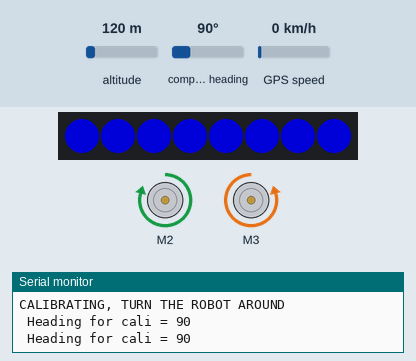
Recording of a sketch running on a simulated Arduino Uno, built with avr-gcc and run on an emulated ATmega328P. Shown: 2 × DC motor (green arrow = forward, orange = backward, longer = faster), 8 RGB LEDs in strip order, left to right, the last lines printed to the serial monitor. Inputs (shaded band) come from the test bench; at power-on: altitude 120 m, compass heading 90°, GPS speed 0 km/h. Dim RGB values are drawn brighter than linear; the GPS gets a fix after 3 s at 37.7749, -122.4194 with 8 satellites.

Above: at 0.1 s.
At 12.9 s:
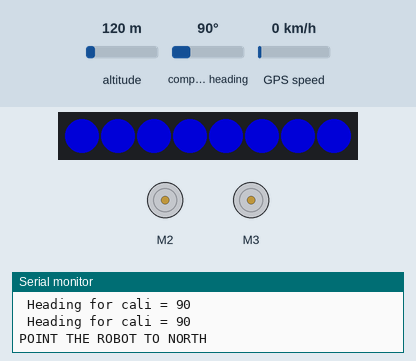
At 34.1 s:
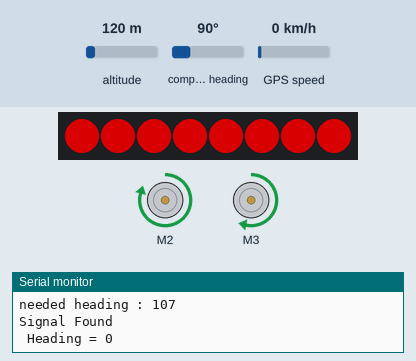
Timing chart, 0 to 35.6 s (numbered marks = the images above):
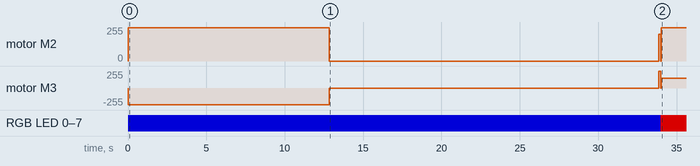

Measured:
- by itself, motor M2: stopped → forward 250/255 at 0.02 s, → stopped 12.8 s later, → forward 200/255 21.0 s later, → forward 250/255 0.12 s later
- by itself, motor M3: stopped → backward 250/255 at 0.02 s, → stopped 12.8 s later, → forward 250/255 21.0 s later, → forward 150/255 0.12 s later

The sketch:

main.ino
```cpp
#include <Arduino.h>
#include <AFMotor.h>
// #include <Servo.h>
#include <NewPing.h>
#include <FastLED.h>

#include <TinyGPS++.h>
#include <SoftwareSerial.h>
//#include <DFRobot_QMC5883.h>
#include <QMC5883L.h>
#include <Wire.h>
// #include <RH_ASK.h>  // Radiohead library for RF modules
// #include <SPI.h>
QMC5883L compass;
// RH_ASK driver(2000, A2, 3);
/*
VCC  O ---- O +5v
GND  O ---- O GND
SCL  O ---- O A5
SDA  O ---- O A4
DRDY O ---- X NOT CONNECTED
*/
#define LED_PIN A3  // Digital/Analog pin connected to the RGB strip
#define PING_PIN A2
#define NUM_LEDS 8      // Number of LEDs in your strip
#define BRIGHTNESS 255  // Adjust the brightness (0 to 255)
AF_DCMotor motorL(2);   // Left motora
AF_DCMotor motorR(3);   // Right motor
TinyGPSPlus gps;
CRGB leds[NUM_LEDS];
SoftwareSerial mygps(A0, A1);  // GPS Tx Pin - D4  GPS Rx Pin D3

// Servo cap;              // Head servo
// DFRobot_QMC5883 compass;
bool ok = 0;
int oldneed = 0;
int y = 50;  //delay
int x = 7;
int angle = 90;
int distance_tolerance = 3;  //meters
int becrosu = 11;
int becgalben = 12;
int becverde = 13;
int calibration_angle = 0;
int pnt = 0;
float pointx[5] = {  };
float pointy[5] = {};
int size_of_coordinates = sizeof(pointx) / sizeof(int);

constexpr double EARTH_RADIUS = 6371000;  // Radius of the Earth in meters

double toRadians(double degrees) {
  return degrees * PI / 180.0;
}

double calculateDistance(double lat1, double lon1, double lat2, double lon2) {
  // Convert latitude and longitude from degrees to radians
  lat1 = toRadians(lat1);
  lon1 = toRadians(lon1);
  lat2 = toRadians(lat2);
  lon2 = toRadians(lon2);

  // Calculate differences in latitude and longitude
  double dlat = lat2 - lat1;
  double dlon = lon2 - lon1;

  // Haversine formula to calculate distance
  double a = sin(dlat / 2) * sin(dlat / 2) + cos(lat1) * cos(lat2) * sin(dlon / 2) * sin(dlon / 2);
  double c = 2 * atan2(sqrt(a), sqrt(1 - a));
  double distance = EARTH_RADIUS * c;

  return distance;
}
double calculateHeading(double x, double y, double x1, double y1) {
  // Calculate the difference in x and y coordinates
  double dx = x1 - x;
  double dy = y1 - y;

  // Calculate the angle in radians using atan2
  double angle = atan2(dy, dx);

  // Convert radians to degrees
  double heading = angle * 180.0 / M_PI;

  // Adjust the heading to be between 0 and 360 degrees
  //uncomment line for non-gps
  //heading = 90.0 - heading;


  if (heading < 0) {
    heading += 360.0;
  }

  return heading;
}
void galben() {
  digitalWrite(becrosu, LOW);
  digitalWrite(becgalben, HIGH);
  digitalWrite(becverde, LOW);
}
void verde() {
  digitalWrite(becrosu, LOW);
  digitalWrite(becgalben, LOW);
  digitalWrite(becverde, HIGH);
}
void rosu() {
  digitalWrite(becrosu, HIGH);
  digitalWrite(becgalben, LOW);
  digitalWrite(becverde, LOW);
}
void fw() {
  motorL.setSpeed(200);
  motorR.setSpeed(250);
  motorL.run(FORWARD);
  motorR.run(FORWARD);
}

void bw() {
  motorL.setSpeed(250);
  motorR.setSpeed(250);
  motorL.run(BACKWARD);
  motorR.run(BACKWARD);
}
void stop() {
  motorL.run(RELEASE);
  motorR.run(RELEASE);
}

void rights() {
  motorL.setSpeed(250);
  motorR.setSpeed(150);
  motorL.run(FORWARD);
  motorR.run(FORWARD);
}
void right() {
  motorL.setSpeed(250);
  motorR.setSpeed(20);
  motorL.run(FORWARD);
  motorR.run(FORWARD);
}
void right2wheel() {
  motorL.setSpeed(250);
  motorR.setSpeed(250);
  motorL.run(FORWARD);
  motorR.run(BACKWARD);
}
void left() {
  motorL.setSpeed(20);
  motorR.setSpeed(250);
  motorL.run(FORWARD);
  motorR.run(FORWARD);
}
void lefts() {
  motorL.setSpeed(150);
  motorR.setSpeed(250);
  motorL.run(FORWARD);
  motorR.run(FORWARD);
}
void left2wheel() {
  motorL.setSpeed(250);
  motorR.setSpeed(250);
  motorL.run(BACKWARD);
  motorR.run(FORWARD);
}
void allwipe(CRGB color, int wait) {
  for (int i = 0; i < NUM_LEDS; i++) {
    leds[i] = color;
    FastLED.show();
    delay(wait);
  }
}
void colorWipe(CRGB color, int wait) {
  for (int i = 0; i < NUM_LEDS; i++) {
    leds[i] = color;
    FastLED.show();
    delay(wait);
    leds[i] = CRGB::Black;
    FastLED.show();
  }
}
long microsecondsToInches(long microseconds) {

  return microseconds / 74 / 2;
}

long microsecondsToCentimeters(long microseconds) {

  return microseconds / 29 / 2;
}

void dualcontrol() {
  //CONTROL WITH KEYBOARD or JOYSTICK
  if (Serial.available() > 0) {
    char x = Serial.read();  // Read the incoming byte

    if (x == byte('w')) {
      fw();
      delay(y);

      // colorWipe(CRGB::DarkRed, 100);
      stop();

      Serial.println("fw");
    } else if (x == 'a') {
      Serial.println("left");

      left();
      delay(y);

      stop();
    } else if (x == 's') {
      Serial.println("nw");

      bw();
      delay(y);

      stop();
    } else if (x == 'd') {
      Serial.println("right");

      right();
      delay(y);

      stop();
    }
    // else if (x == 'q') {
    //   angle += 10;
    //   cap.write(angle);
    // } else if (x == 'e') {
    //   angle -= 10;
    //   cap.write(angle);
  } else {
    stop();
  }
}
int calculate_turn_direction(double current_heading, double desired_heading, double error_tolerance) {
  double angular_difference = desired_heading - current_heading;

  // Normalize the angular difference to the range [-180, 180] degrees
  if (angular_difference > 180) {
    angular_difference -= 360;
  } else if (angular_difference < -180) {
    angular_difference += 360;
  }

  // Check if the angular difference is within the error tolerance
  if (abs(angular_difference) <= error_tolerance) {
    return 0;
  }

  // Determine the turn direction
  if (angular_difference > 0) {
    if (angular_difference > 120) {
      return 2;
    } else {
      return 1;
    }
  } else {
    if (abs(angular_difference) > 120) {
      return -2;
    } else {
      return -1;
    }
  }
}
void dip() {
  double courseToDestination = TinyGPSPlus::courseTo(gps.location.lat(), gps.location.lng(), pointx[pnt], pointy[pnt]);
  const char *directionToDestination = TinyGPSPlus::cardinal(courseToDestination);
  int courseChangeNeeded = (int)(360 + courseToDestination - gps.course.deg()) % 360;
  if (courseChangeNeeded >= 345 || courseChangeNeeded < 15)
    Serial.println("Keep on straight ahead!"), allwipe(CRGB::Green, 0), fw();

  else if (courseChangeNeeded >= 315 && courseChangeNeeded < 345)

    Serial.println("Veer slightly to the left."), allwipe(CRGB::LightBlue, 0), lefts();

  else if (courseChangeNeeded >= 15 && courseChangeNeeded < 45)

    Serial.println("Veer slightly to the right."), allwipe(CRGB::Orange, 0), rights();

  else if (courseChangeNeeded >= 255 && courseChangeNeeded < 315)

    Serial.println("Turn to the left."), allwipe(CRGB::Blue, 0), lefts();

  else if (courseChangeNeeded >= 45 && courseChangeNeeded < 105)

    Serial.println("Turn to the right."), allwipe(CRGB::Red, 0), rights();

  else

    Serial.println("Turn completely around."), allwipe(CRGB::White, 0), rights();
}
void ultrasonic_distance() {
  long duration, inches, cm;

  pinMode(PING_PIN, OUTPUT);
  digitalWrite(PING_PIN, LOW);
  delayMicroseconds(2);
  digitalWrite(PING_PIN, HIGH);
  delayMicroseconds(5);
  digitalWrite(PING_PIN, LOW);
  pinMode(PING_PIN, INPUT);
  duration = pulseIn(PING_PIN, HIGH);
  inches = microsecondsToInches(duration);
  cm = microsecondsToCentimeters(duration);
  Serial.print(duration);
  Serial.print(" ");
  Serial.print(cm);
  Serial.print("cm");
  Serial.println();
  delay(700);
}
void setup() {

  Serial.begin(9600);
  mygps.begin(9600);
  FastLED.addLeds<WS2812, LED_PIN, GRB>(leds, NUM_LEDS);
  motorL.setSpeed(250);
  motorR.setSpeed(250);
  motorL.run(RELEASE);
  motorR.run(RELEASE);
  for (int i = 0; i <= 8; i++) {
    leds[i] = CRGB::DarkBlue;
    FastLED.show();
  }
  Wire.begin();
  compass.init();
  	compass.setSamplingRate(50);
  Serial.println("CALIBRATING, TURN THE ROBOT AROUND");
  right2wheel();
  for(int i = 1; i<= 50; i++){
    int heading = compass.readHeading();
    Serial.print(" Heading for cali = ");
    Serial.println(heading);
    delay(i * 10);
  }
  stop();
  Serial.println("POINT THE ROBOT TO NORTH");
  delay(20000);


  int heading = compass.readHeading();
  delay(1000);
  if(heading <= 180)calibration_angle = (-heading);
  else calibration_angle = (360 - heading);
  Serial.print("Calibration angle: ");
  Serial.println(calibration_angle);
  Serial.println("The compass is done setting up");
  int i = 0, cmd = 0;
  while (!mygps.available() > 0) {
    Serial.println("sarching for signal ...");
  }
    Serial.println("Signal almost found");

  fw();
  delay(100);
  stop();
  allwipe(CRGB::DarkRed, 0);
}

void loop() {
  if (mygps.available() > 0) {
    gps.encode(mygps.read());

    if (gps.location.isUpdated()) {
      ok = 1;


      float lat = gps.location.lat();
      float lng = gps.location.lng();
      Serial.print("Latitude= ");
      Serial.print(lat, 6);
      Serial.print(" Longitude= ");
      Serial.println(lng, 6);
      int dist = calculateDistance(lat, lng, pointx[pnt], pointy[pnt]);
      if (dist < distance_tolerance) pnt++;
      if (pnt >= size_of_coordinates) {  //go to the destination
        Serial.println("Arrived at the destination");
        pnt = 0;
      }
      int need = calculateHeading(lat, lng, pointx[pnt], pointy[pnt]);
      oldneed = need;
      Serial.print("needed heading : ");
      Serial.println(need);
    }

    // delay(100);
  }
  if (ok == 1) {

    Serial.println("Signal Found");

    int heading = compass.readHeading() + calibration_angle;
    if (heading >= 360) {
        heading = heading % 360;
    } else if (heading < 0) {
        heading = 360 + (heading % 360);
    }
    Serial.print(" Heading = ");
    Serial.println(heading);

    int x = calculate_turn_direction(heading, oldneed, 5);
    if (x == 0) fw();
    if (x == 1) rights();
    if (x == -1) lefts();
    if (x == 2) right();
    if (x == -2) left();
    delay(500);
  }
}
```
